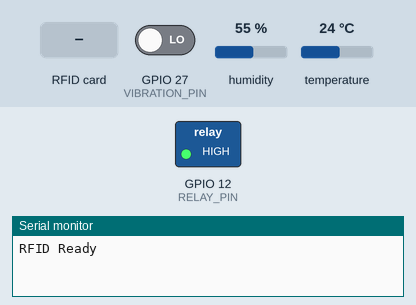
This sketch was run on a simulated ESP32. Parts: switched loads named in the sketch (green lamp = pin HIGH), the last lines printed to the serial monitor. The test bench sets the inputs (shaded band); at power-on: GPIO 27 (VIBRATION_PIN) LOW, humidity 55 %, temperature 24 °C. WiFi joins after 1.5 s; servers stay silent unless stated.

Above: at 3.0 s.
3.1 s: RFID card 5E 7A 19 C4 held to the reader
At 4.4 s:
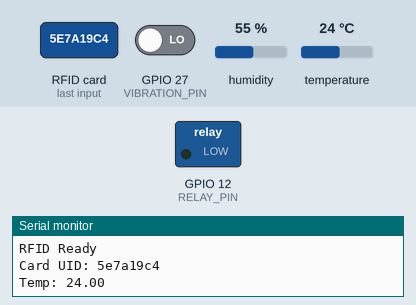
Timing chart, 0 to 9.6 s (numbered marks = the images above; inputs shaded):
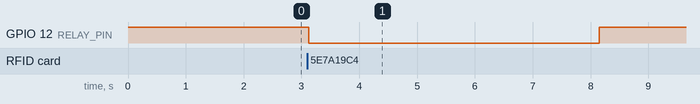

The sketch:

SmartLock.ino
```cpp
#define BLYNK_TEMPLATE_ID "TMPL3m9HO0q5x"
#define BLYNK_TEMPLATE_NAME "Smart Lock"
#define BLYNK_AUTH_TOKEN "7YZw5YsQSgXfz-xkMlwe_zuip0y3tGOj"


#include <WiFi.h>
#include <BlynkSimpleEsp32.h>
#include <DHT.h>
#include <SPI.h>
#include <MFRC522.h>

char ssid[] = "GUEST-N";
char pass[] = "hello@2026";

// ---------------- DHT SETUP ----------------
#define DHTPIN 2
#define DHTTYPE DHT11
DHT dht(DHTPIN, DHTTYPE);

// ---------------- RFID SETUP ----------------
#define SS_PIN 14
#define RST_PIN 33
MFRC522 rfid(SS_PIN, RST_PIN);

// ---------------- PINS ----------------
const int RELAY_PIN = 12;
const int VIBRATION_PIN = 27;

BlynkTimer timer;

// ---------------- BLYNK BUTTON ----------------
BLYNK_WRITE(V0) {
  if (param.asInt() == 1) {
    unlockDoor();
  }
}

// ---------------- UNLOCK FUNCTION ----------------
void unlockDoor() {
  digitalWrite(RELAY_PIN, LOW);  // Unlock (active LOW relay)
  Blynk.virtualWrite(V1, "OPEN");
  Blynk.setProperty(V1, "color", "#D34336");

  timer.setTimeout(5000L, []() {
    digitalWrite(RELAY_PIN, HIGH); // Lock again
    Blynk.virtualWrite(V1, "SECURED");
    Blynk.setProperty(V1, "color", "#23C48E");
    Blynk.virtualWrite(V0, 0);
  });
}

// ---------------- SENSOR CHECK ----------------
void checkSafetySensors() {
  float temperature = dht.readTemperature();

  if (isnan(temperature)) {
    // Serial.println("Failed to read from DHT!");
    return;
  }

  Serial.print("Temp: ");
  Serial.println(temperature);

  Blynk.virtualWrite(V2, temperature);

  // Temperature alert
  if (temperature >= 30) {
    Blynk.logEvent("temp_alert", "Temperature crossed 30°C! Unlocking.");
    unlockDoor();
  }

  // Vibration alert
  if (digitalRead(VIBRATION_PIN) == HIGH) {
    Blynk.logEvent("tamper_alert", "Vibration detected!");
  }

  // Real-time pin status
  Blynk.virtualWrite(V4, digitalRead(RELAY_PIN));
  Blynk.virtualWrite(V5, digitalRead(VIBRATION_PIN));
}

// ---------------- RFID CHECK ----------------
void checkRFID() {
  if (!rfid.PICC_IsNewCardPresent()) return;
  if (!rfid.PICC_ReadCardSerial()) return;

  String uid = "";
  Serial.print("Card UID: ");

  for (byte i = 0; i < rfid.uid.size; i++) {
    uid += String(rfid.uid.uidByte[i], HEX);
  }

  Serial.println(uid);

  // Send UID to app
  Blynk.virtualWrite(V3, uid);

  // Unlock door
  unlockDoor();

  Blynk.logEvent("rfid_access", "RFID card used to unlock");

  rfid.PICC_HaltA();
}

// ---------------- SETUP ----------------
void setup() {
  Serial.begin(9600);

  pinMode(RELAY_PIN, OUTPUT);
  pinMode(VIBRATION_PIN, INPUT);

  digitalWrite(RELAY_PIN, HIGH); // Start LOCKED

  dht.begin();

  SPI.begin();
  rfid.PCD_Init();
  Serial.println("RFID Ready");

  Blynk.begin(BLYNK_AUTH_TOKEN, ssid, pass);

  timer.setInterval(2000L, checkSafetySensors);
}

// ---------------- LOOP ----------------
void loop() {
  Blynk.run();
  timer.run();
  checkRFID();
}
```

Measured:
- after the input at 3.1 s, GPIO 12 (RELAY_PIN): HIGH → LOW at once, → HIGH 5.0 s later
